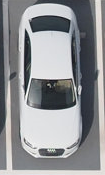
#> input picture car.jpg, 105 x 175 px
$ python FirstImage.py
#> lines starting #> are read from the running program, lines starting #| are printed output that depends on the picture; after the words box and inside, x2 and y2 are one past the last pixel; in counts of white or black regions, pixels touching at a corner belong together
import numpy as np
import cv2
from matplotlib import pyplot as plt


def printImage(image):
    cv2.imshow("window",image)
    cv2.waitKey(0)
    cv2.destroyAllWindows()


# Region of Interest in HSV
roi = cv2.imread('car.jpg')
#> roi is the input picture: shape (175, 105, 3); mean B, G, R 147.5, 144.5, 142.8
hsv = cv2.cvtColor(roi,cv2.COLOR_BGR2HSV)
#> hsv: shape (175, 105, 3); mean H, S, V 93.2, 18.8, 148.7


#Target is the image we search the car in
target = cv2.imread('Park.jpg')
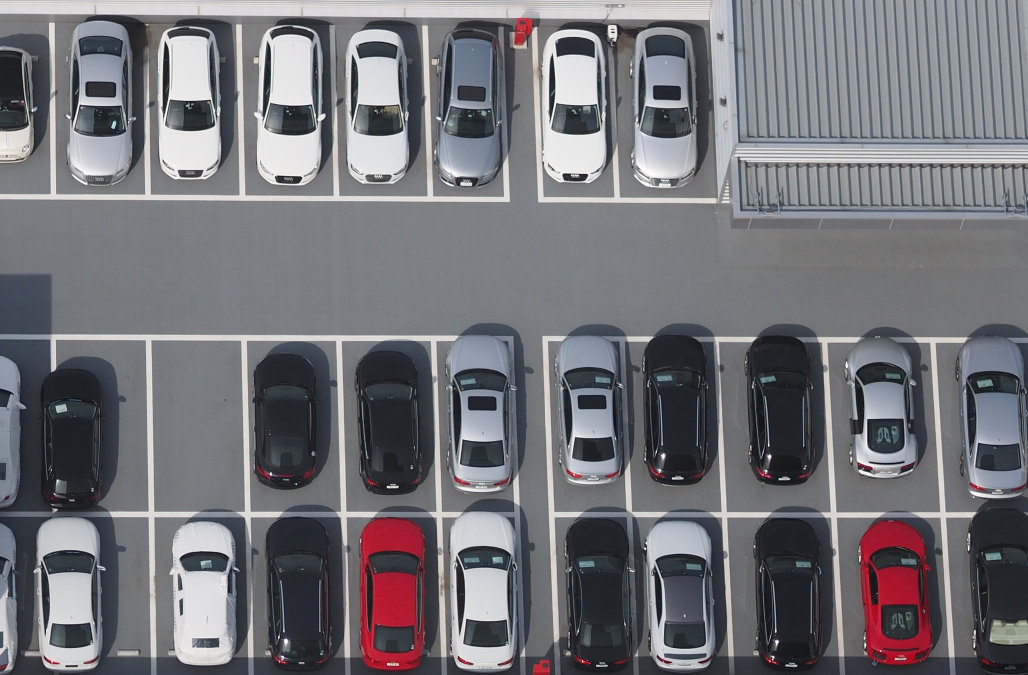
#> input picture Park.jpg, 1028 x 675 px
#> target is the input picture: shape (675, 1028, 3); mean B, G, R 119.7, 114.4, 114.7
hsvt = cv2.cvtColor(target,cv2.COLOR_BGR2HSV)
#> hsvt: shape (675, 1028, 3); mean H, S, V 103.6, 28.4, 122.6


# calculating object histogram
roihist = cv2.calcHist([hsv],[0, 1], None, [180, 256], [0, 180, 0, 256] )
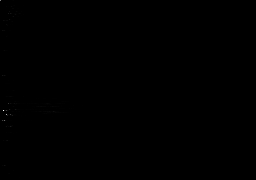
#> roihist: shape (180, 256) float32; min 0, max 1640, mean 0.4; drawn with min black and max white


# normalize histogram and apply backprojection
cv2.normalize(roihist,roihist,0,255,cv2.NORM_MINMAX)
#> roihist: shape (180, 256) float32; 3.66% of pixels changed, all inside (x1, y1, x2, y2) = (0, 0, 125, 178)
dst = cv2.calcBackProject([hsvt],[0,1],roihist,[0,180,0,256],1)

# Convolute with a circular disc
kernel = cv2.getStructuringElement(cv2.MORPH_ELLIPSE,(5,5))
cv2.filter2D(dst,-1,kernel,dst)
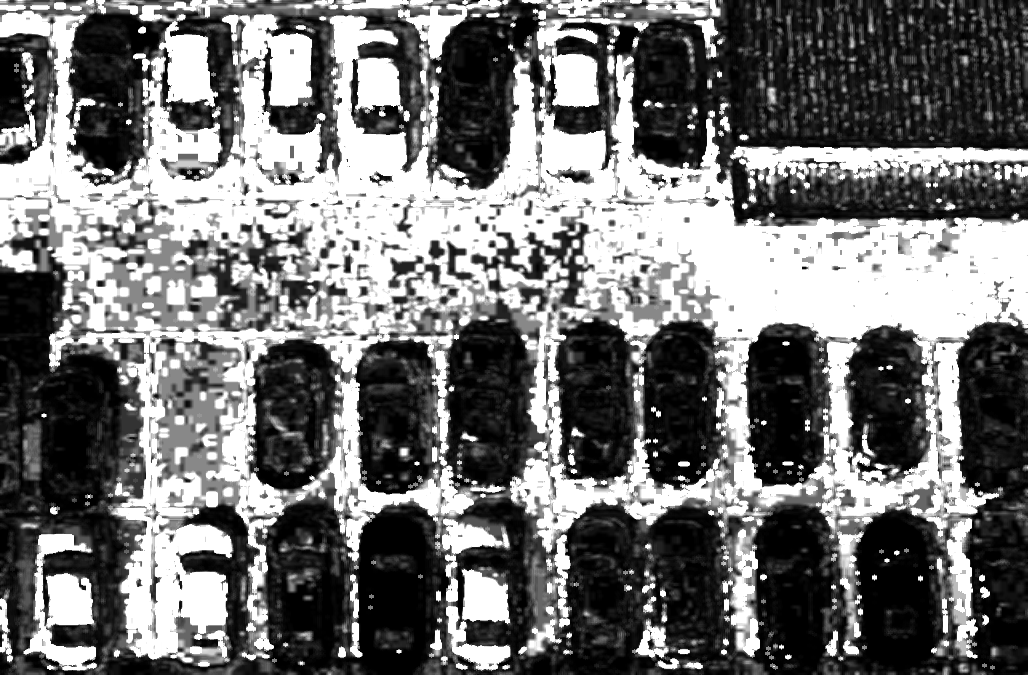
#> dst: shape (675, 1028); min 0, max 255, mean 114.5


# Applying a Threshold to the 'Probability' matrix
ret,thresh = cv2.threshold(dst,50,255,0)
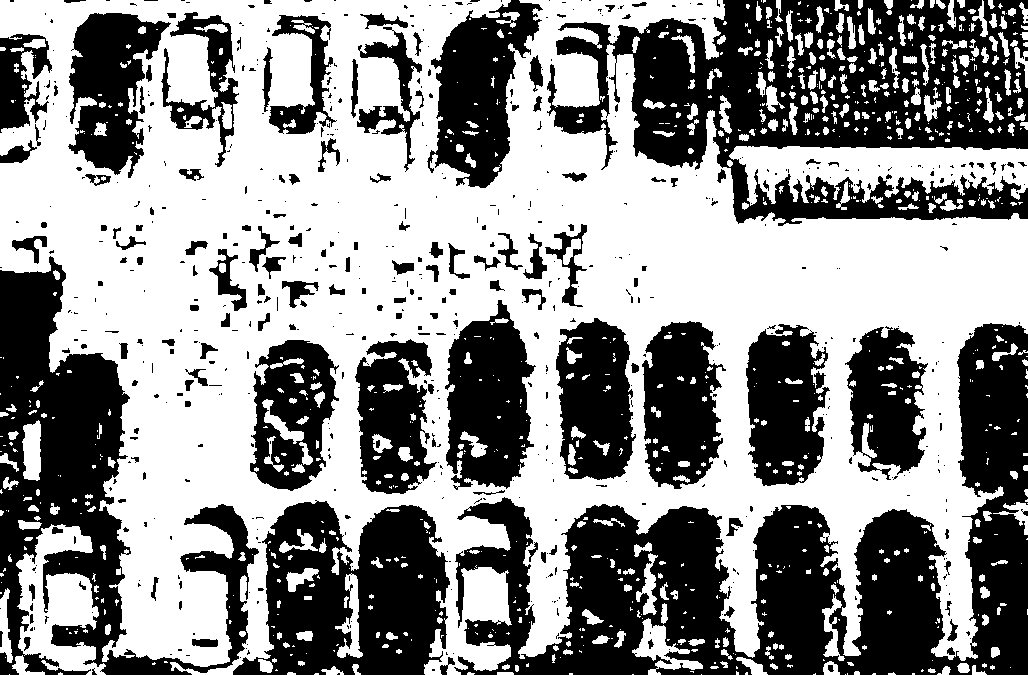
#> thresh: shape (675, 1028); 55.8% white; 628 black regions (472 under 20 px), largest, box (x1, y1, x2, y2) and area: (454, 323, 1028, 675) 73843, (547, 0, 1028, 226) 57428, (0, 256, 259, 675) 36997
thresh = cv2.merge((thresh,thresh,thresh))

# Applying a Logical AND operation to maintain only the region of interest
res = cv2.bitwise_and(target,thresh)


cv2.imwrite('res.jpg',res)
printImage(res)


# Kernel created for the following morphological operations
kernel = np.ones((3,3),np.uint8)

# Erosion on resulting image
erosion = cv2.erode(res,kernel,iterations = 3)
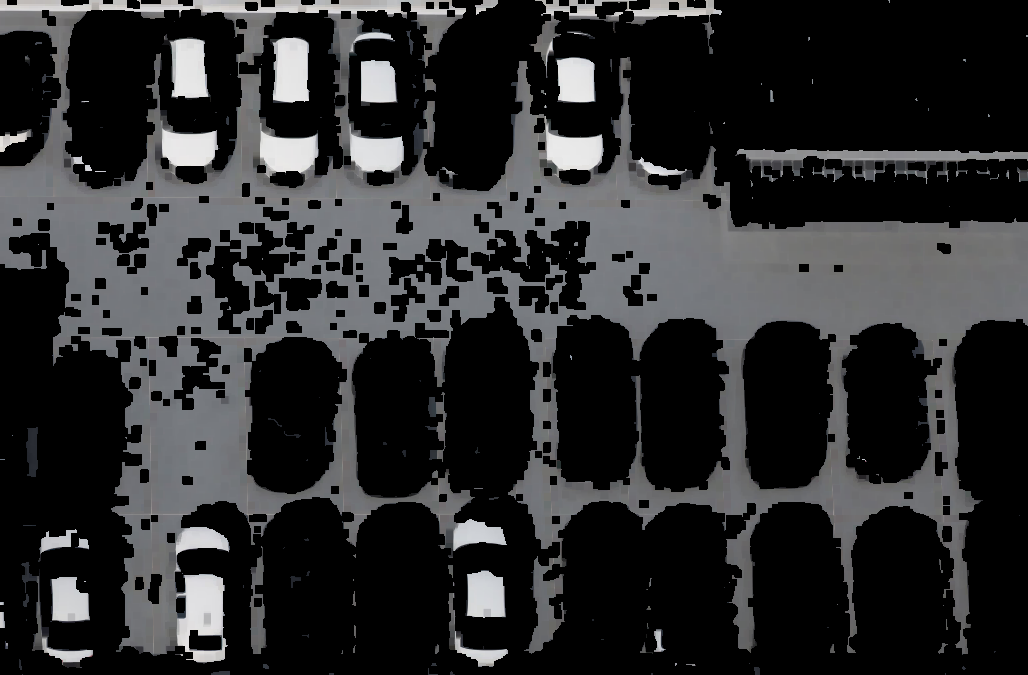
#> erosion: shape (675, 1028, 3); mean B, G, R 45.7, 44.7, 44.3
printImage(erosion)


# Dilation on Resulting image
dilation = cv2.dilate(erosion,kernel,iterations = 11)
printImage(dilation)

# Painting every white pixel black
dilation[dilation>180] = 1
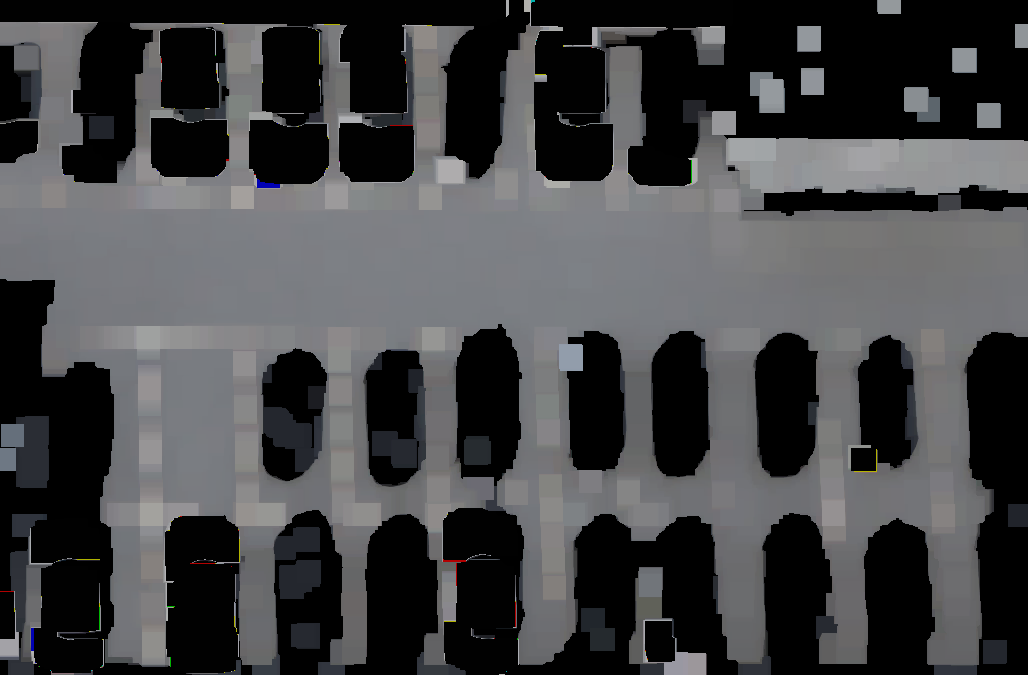
#> dilation: shape (675, 1028, 3); mean B, G, R 69.8, 68.1, 67.6
printImage(dilation)

cv2.imwrite('relatorio3.jpg',dilation)


#Threshold
ret, thresh = cv2.threshold(dilation,100,255,cv2.THRESH_BINARY)
printImage(thresh)


# Second Erosion on threshold image
erosion2 = cv2.erode(thresh,kernel,iterations = 5)
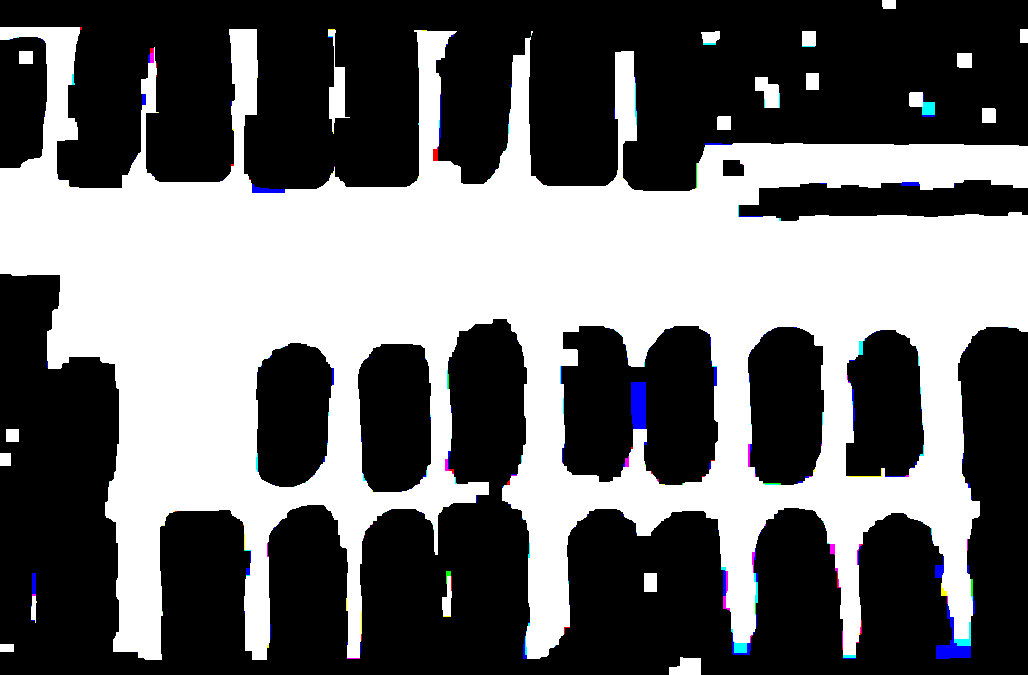
#> erosion2: shape (675, 1028, 3); mean B, G, R 107.8, 106.7, 106.5
printImage(erosion2)


# Second Dilation on Eroded image
dilation2 = cv2.dilate(erosion2,kernel,iterations = 5)
printImage(dilation2)
